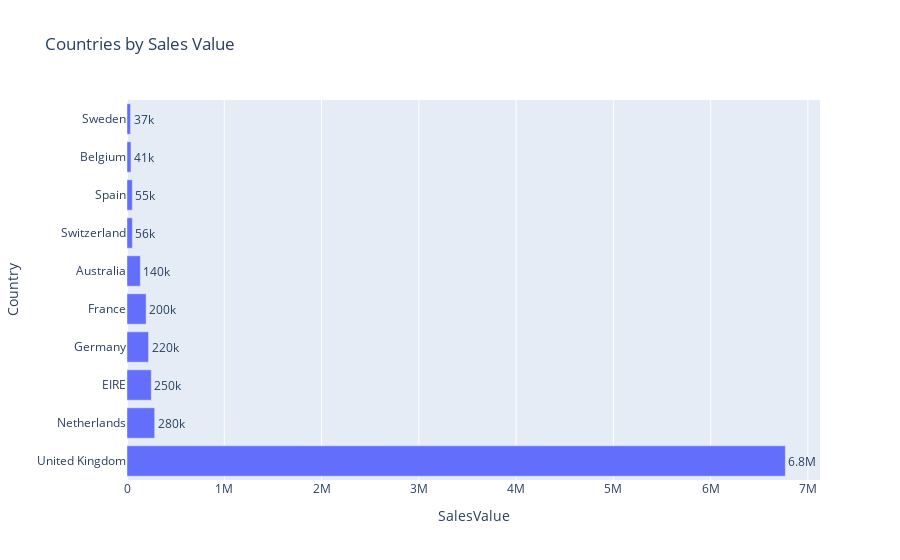

The cell this chart's notebook holds for it:
### Code cell
#2. ranking countries by sales value - top 10
fig = px.bar(df_country_sales, x='SalesValue', y='Country', title="Countries by Sales Value", text_auto='.2s')
fig.update_traces(textfont_size=12, textposition="outside")
fig.show()

### Figure 1 — Plotly figure (JSON) as saved in the notebook; plotly's stock layout.template omitted (floating-point values rounded to 4 significant figures)
{"data": [{"alignmentgroup": "True", "hovertemplate": "SalesValue=%{x}<br>Country=%{y}<extra></extra>", "legendgroup": "", "marker": {"color": "#636efa", "pattern": {"shape": ""}}, "name": "", "offsetgroup": "", "orientation": "h", "showlegend": false, "textfont": {"size": 12}, "textposition": "outside", "texttemplate": "%{x:.2s}", "type": "bar", "x": [6768000.0, 284700.0, 250000.0, 221500.0, 196700.0, 137200.0, 55740.0, 54760.0, 40910.0, 36590.0], "xaxis": "x", "y": ["United Kingdom", "Netherlands", "EIRE", "Germany", "France", "Australia", "Switzerland", "Spain", "Belgium", "Sweden"], "yaxis": "y"}], "layout": {"barmode": "relative", "legend": {"tracegroupgap": 0}, "title": {"text": "Countries by Sales Value"}, "xaxis": {"anchor": "y", "domain": [0, 1], "title": {"text": "SalesValue"}}, "yaxis": {"anchor": "x", "domain": [0, 1], "title": {"text": "Country"}}}}
